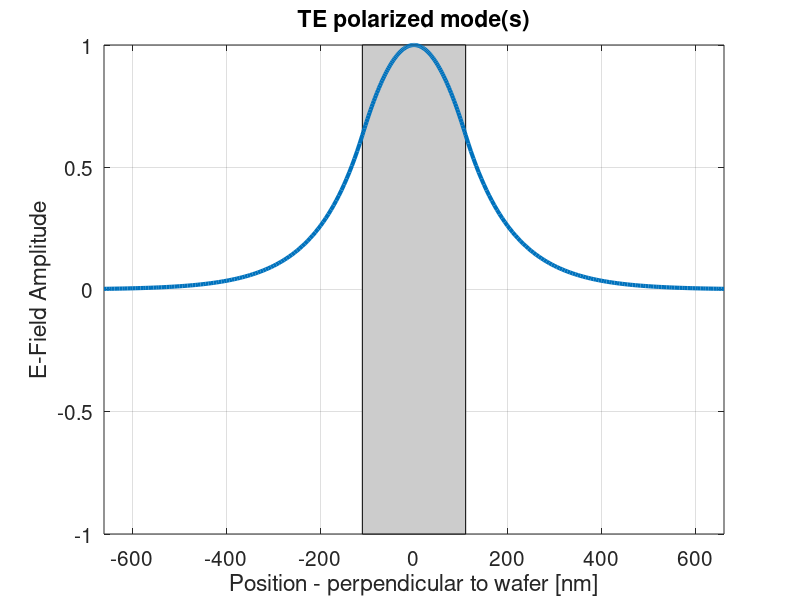

Write MATLAB code to recreate this figure.
% MATLAB Script to solve for the modes of the slab waveguide,
% calculate the effective indices
% plot the E-field profile for all the modes
% the user provides:
%  - thickness of the silicon layer
%  - desired polarization to plot

function wg_1D_slab
% 245e-9 is the max thickness to still be single mode
	thickness=220e-9;     %%% thickness of the silicon layer, [units: m]
	polarization = 'TE';  %%% polarization, 'TE' or 'TM'

	[x, TE_E, TE_H, TM_E, TM_H, nTE, nTM] = wg_1D_mode_profile ...
		(1.55e-6, thickness, 1.444, 3.47, 1.444, 100, 3);

	figure;
	g=rectangle('Position',[-thickness*1e9/2,-1,thickness*1e9,2],'FaceColor',[.8 .8 .8]); hold all;
	if polarization=='TE'       
		plot (x*1e9, TE_E/max(max(TE_E)), 'LineWidth',3);
		title('TE polarized mode(s)');
	else
		plot (x*1e9, TM_E/max(max(TM_E)), 'LineWidth',3);
		title('TM polarized mode(s)');
	end
	xlabel('Position - perpendicular to wafer [nm]');
	ylabel('E-Field Amplitude');
	ax=gca;
	set(ax, 'FontSize',15);
%	ax.XTick = [floor(min(x)*1e9/100)*100:200:floor(max(x)*1e9/100)*100];
	axis tight;
	grid on; box on;

	disp(['Effective index value(s) of the TE mode(s):  ' sprintf('%g  ',nTE)])
	disp(['Effective index value(s) of the TM mode(s):  ' sprintf('%g  ',nTM)])


%%%%%%%%%%%%%%%%%%%%%%%%%%%%%%%%%%%%%%%%%%%%%%%%%%%%%%%%%%%%
%%%%%%%%%%%%%%%%%%%%%%%%%%%%%%%%%%%%%%%%%%%%%%%%%%%%%%%%%%%%		
% wg_1D_mode_profile.m - Calculate the 1D mode profile of a slab waveguide
% by Lukas Chrostowski, 2012
% See Yariv Photonics book, Chapter 3.2
% - function returns mode profiles for TE and TM modes (E, H components)
% usage, e.g.:
%  [x, TE_E, TE_H, TM_E, TM_H, nTE, nTM] = wg_1D_mode_profile (1.55e-6, 0.22e-6, 1.444, 3.47, 1.444, 100, 4)
%  plot (x, TE_E); 
%  plot (x, TM_E); 
function [x, TE_E, TE_H, TM_E, TM_H, nTE, nTM]= wg_1D_mode_profile (lambda, t, n1, n2, n3, pts, M)
	[nTE,nTM,TEparam,TMparam]= wg_1D_analytic(lambda,t,n1,n2,n3);
	x1=linspace( -M*t, -t/2, pts); x2=linspace( -t/2, t/2, pts); 
	x3=linspace( t/2, M*t, pts); x=[x1 x2 x3];
	nx=[n1*ones(pts,1); n2*ones(pts,1); n3*ones(pts,1)]';
	mu0=4*pi*1e-7; epsilon0=8.85e-12; eta=sqrt(mu0/epsilon0); c=3e8; % constants
	for i=1:length(nTE)
		h=TEparam(i,2);q=TEparam(i,3); p=TEparam(i,4);
		beta = 2*pi*nTE(i)/lambda;
		C=2*h*sqrt ( 2*pi*c/lambda*mu0 / (beta * (t+1/q+1/p)*(h^2+q^2) ) ); % normalize to 1W
		% n1, n2, n3 regions
		TE_E(i,:)=C*[exp(q*(x1+t/2)), (cos(h*(x2+t/2))+q/h*sin(h*(x2+t/2))), (cos(h*t)+q/h*sin(h*t)).*exp(-p*(x3-t/2))];
	end
	TE_H=TE_E'.*(nx'*ones(1,length(nTE)))/eta;

	for i=1:length(nTM)
		h=TMparam(i,2); q=TMparam(i,3);
		p=TMparam(i,4); qb=n2^2/n1^2*q;pb=n2^2/n3^2*p;
		beta = 2*pi*nTM(i)/lambda;
		temp=(qb^2+h^2)/qb^2 * (t/n2^2 + (q^2+h^2)/(qb^2+h^2)/n1^2/q + ( p^2+h^2)/(p^2+h^2)/n3^2/p) ;
		C=2*sqrt ( 2*pi*c/lambda*epsilon0 / (beta * temp )); % normalize to 1W
		TM_H(i,:)=C*[h/qb*exp(q*(x1+t/2)), (h/qb*cos(h*(x2+t/2))+sin(h*(x2+t/2))), (h/qb*cos(h*t)+sin(h*t)).*exp(-p*(x3-t/2))];
	end
	TM_E=TM_H'./(nx'*ones(1,length(nTM)))*eta;


%%%%%%%%%%%%%%%%%%%%%%%%%%%%%%%%%%%%%%%%%%%%%%%%%%%%%%%%%%%%
%%%%%%%%%%%%%%%%%%%%%%%%%%%%%%%%%%%%%%%%%%%%%%%%%%%%%%%%%%%%
% wg_1D_analytic.m - Analytic solution of a slab waveguide
% by Lumerical Solutions, http://www.lumerical.com/mode_online_help/slab_wg.m
% modified by Lukas Chrostowski, 2012
% See Yariv Photonics book, Chapter 3
% finds the TE and TM effective indices of a 3-layer slab waveguide

% usage:
%  - get effective indices for supported modes:
%  [nTE, nTM] = wg_1D_analytic (1.55e-6, 0.22e-6, 1.444, 3.47, 1.444)
%  - optional, for plotting: TEparam,TMparam: h, q, p parameters of the mode.

function [nTE,nTM,TEparam,TMparam]=wg_1D_analytic (lambda, t, n1, n2, n3)
	k0 = 2*pi/lambda;
	b0 = linspace( max([n1 n3])*k0, n2*k0, 1000);   %k0*n3 less than b less than k0*n2
	b0 = b0(1:end-1);
	te0=TE_eq(b0,k0,n1,n2,n3,t);
	tm0=TM_eq(b0,k0,n1,n2,n3,t);

	%TE
	intervals=ge(te0,0)-lt(te0,0);
	izeros=find(lt(diff(intervals),0));
	X0=[b0(izeros); b0(izeros+1)]';
	[nzeros,scrap]=size(X0);
	for i=1:nzeros
		nTE(i)=fzero(@(x) TE_eq(x,k0,n1,n2,n3,t),X0(i,:))/k0;
		[TEparam(i,1),TEparam(i,2),TEparam(i,3),TEparam(i,4)]= TE_eq(nTE(i)*k0,k0,n1,n2,n3,t);
	end
	nTE=nTE(end:-1:1);
	TEparam=TEparam(end:-1:1,:);

	%TM
	intervals=ge(tm0,0)-lt(tm0,0);
	izeros=find(lt(diff(intervals),0));
	X0=[b0(izeros); b0(izeros+1)]';
	[nzeros,scrap]=size(X0);
	for i=1:nzeros
		nTM(i)=fzero(@(x) TM_eq(x,k0,n1,n2,n3,t),X0(i,:))/k0;
		[TMparam(i,1),TMparam(i,2),TMparam(i,3),TMparam(i,4)]= TM_eq(nTM(i)*k0,k0,n1,n2,n3,t);
	end
	if gt(nzeros,0)
		nTM=nTM(end:-1:1);
		TMparam=TMparam(end:-1:1,:);
	else
		nTM=[];
	end

function [te0,h0,q0,p0]=TE_eq(b0,k0,n1,n2,n3,t)
	h0 = sqrt( (n2*k0)^2 - b0.^2 );
	q0 = sqrt( b0.^2 - (n1*k0)^2 );
	p0 = sqrt( b0.^2 - (n3*k0)^2 );
	% the objective is to find zeroes of te0 and tm0
	te0 = tan( h0*t ) - (p0+q0)./h0./(1-p0.*q0./h0.^2);

function [tm0,h0,q0,p0]=TM_eq(b0,k0,n1,n2,n3,t)
	h0 = sqrt( (n2*k0)^2 - b0.^2 );
	q0 = sqrt( b0.^2 - (n1*k0)^2 );
	p0 = sqrt( b0.^2 - (n3*k0)^2 );
	pbar0 = (n2/n3)^2*p0;
	qbar0 = (n2/n1)^2*q0;
	tm0 = tan( h0*t ) - h0.*(pbar0+qbar0)./(h0.^2-pbar0.*qbar0);     
      
